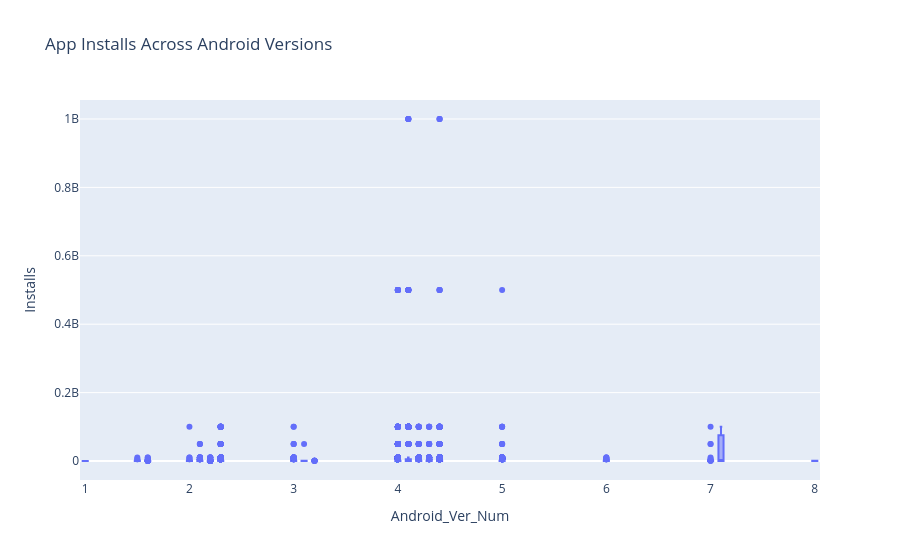

The notebook cell this image was saved under:
### Markdown cell above
# Q6 How does Android version affect app ratings and user engagement on the Google Play Store? (BiVariate)

### Code cell
fig = px.box(
    df,
    x="Android_Ver_Num",
    y="Installs",
    title="App Installs Across Android Versions"
)

fig.show()

### Figure 1 — Plotly figure (JSON) as saved in the notebook; plotly's stock layout.template omitted (floating-point values rounded to 4 significant figures; data arrays with more than 128 entries replaced by an {"elided": "..."} marker saying what was removed)
{"data": [{"alignmentgroup": "True", "hovertemplate": "Android_Ver_Num=%{x}<br>Installs=%{y}<extra></extra>", "legendgroup": "", "marker": {"color": "#636efa"}, "name": "", "notched": false, "offsetgroup": "", "orientation": "v", "showlegend": false, "type": "box", "x": {"elided": "10356 float values"}, "x0": " ", "xaxis": "x", "y": {"elided": "10356 float values"}, "y0": " ", "yaxis": "y"}], "layout": {"boxmode": "group", "legend": {"tracegroupgap": 0}, "title": {"text": "App Installs Across Android Versions"}, "xaxis": {"anchor": "y", "domain": [0, 1], "title": {"text": "Android_Ver_Num"}}, "yaxis": {"anchor": "x", "domain": [0, 1], "title": {"text": "Installs"}}}}
